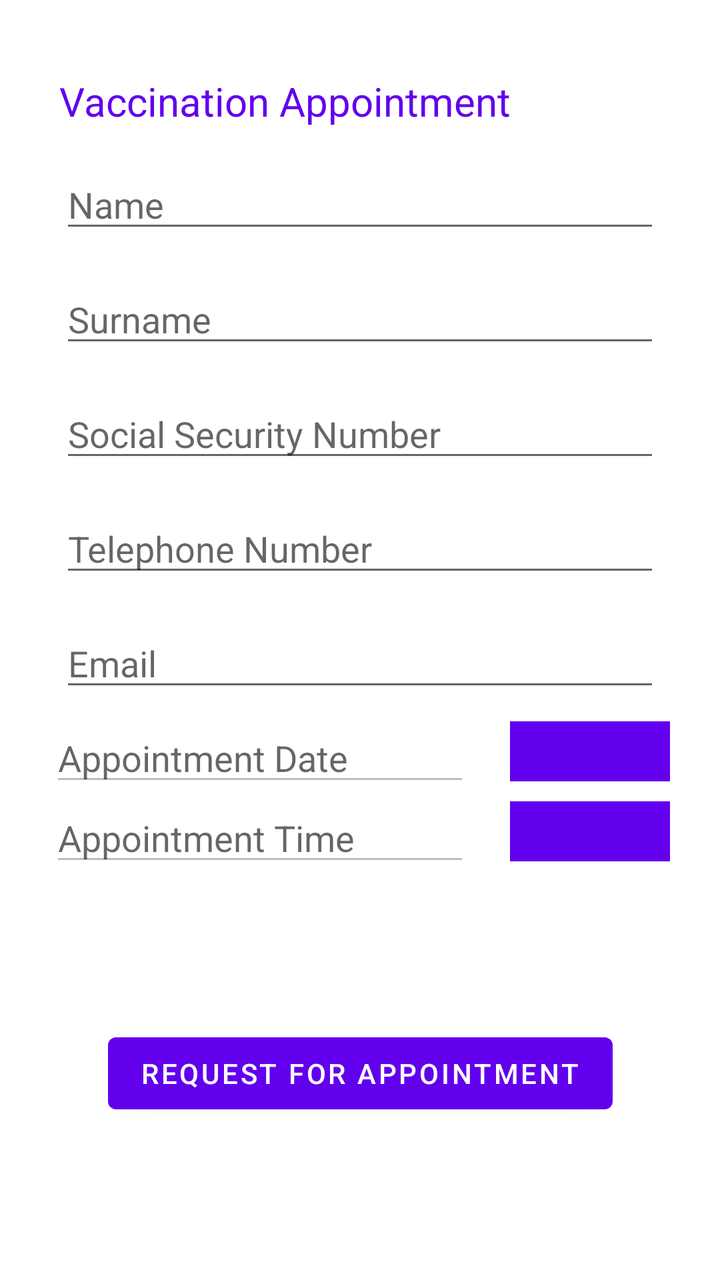
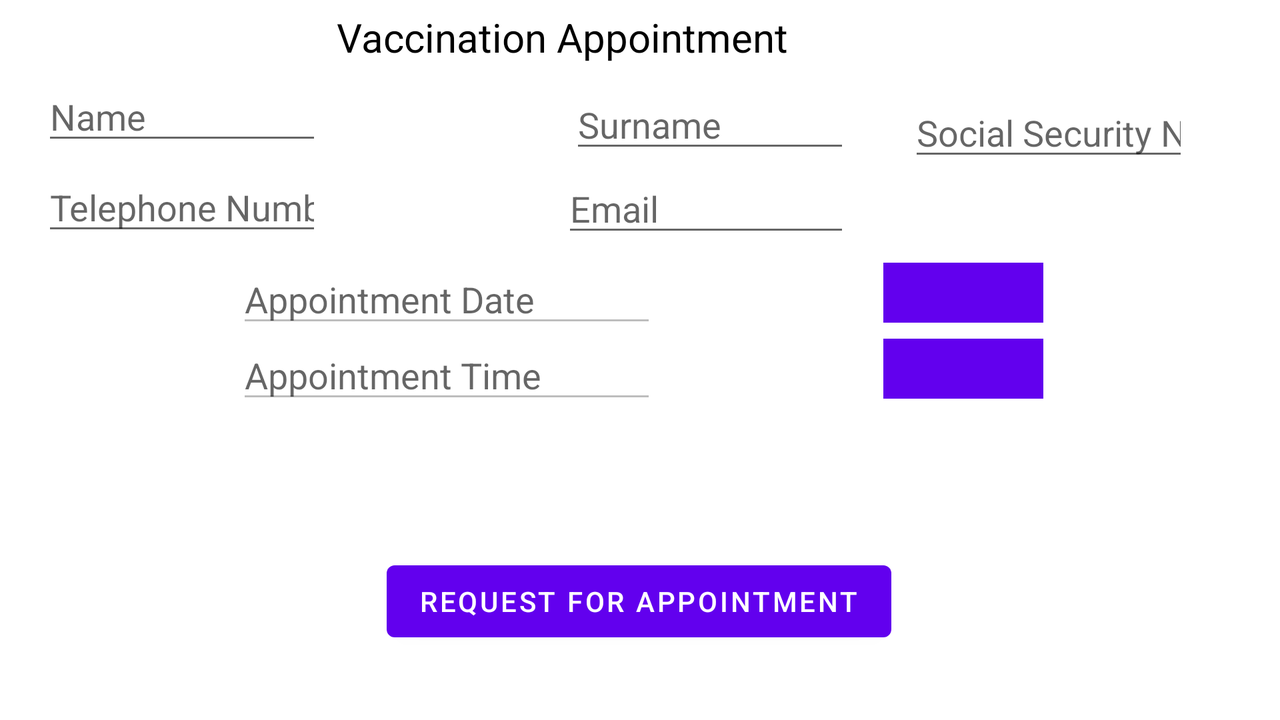

Compare how this app lays out the same screen by default and in its alternative resource folder. The renders come first, then the two layout files and the values they reference.
<!-- AndroidManifest.xml: application theme Theme.NationalVaccinationAgency -->
<!-- res/layout/fragment_vaccination_appointment.xml -->
<?xml version="1.0" encoding="utf-8"?>
<androidx.constraintlayout.widget.ConstraintLayout
        xmlns:android="http://schemas.android.com/apk/res/android"
        xmlns:app="http://schemas.android.com/apk/res-auto"
        xmlns:tools="http://schemas.android.com/tools"
        android:layout_width="match_parent"
        android:layout_height="match_parent"
        android:padding="5dp"
        android:layout_marginTop="16dp"
        tools:context=".VaccinationAppointmentFragment"
>
    <TextView
            android:layout_width="300dp"
            android:layout_height="wrap_content"
            android:text="@string/appointment_heading"
            android:id="@+id/textView2"
            android:textSize="20sp"
            app:layout_constraintStart_toStartOf="parent"
            app:layout_constraintEnd_toEndOf="parent"
            app:layout_constraintTop_toTopOf="parent"
            android:layout_marginTop="16dp"
            android:textColor="@color/purple_500"
            app:layout_constraintHorizontal_bias="0.495"
    />
    <EditText
            android:layout_width="300dp"
            android:layout_height="wrap_content"
            android:hint="@string/name_appointment_form"
            android:inputType="text"
            android:id="@+id/personName"
            app:layout_constraintTop_toBottomOf="@+id/textView2"
            android:layout_marginTop="16dp" app:layout_constraintStart_toStartOf="parent"
            app:layout_constraintEnd_toEndOf="parent"/>
    <EditText
            android:layout_width="300dp"
            android:layout_height="wrap_content"
            android:inputType="text"
            android:hint="@string/surname_appointment_form"
            android:ems="10"
            android:id="@+id/personSurname"
            app:layout_constraintEnd_toEndOf="@+id/personName"
            app:layout_constraintStart_toStartOf="@+id/personName"
            app:layout_constraintHorizontal_bias="0.0"
            app:layout_constraintTop_toBottomOf="@+id/personName"
            android:layout_marginTop="16dp"
    />
    <EditText
            android:layout_width="300dp"
            android:layout_height="wrap_content"
            android:inputType="text"
            android:hint="@string/social_security_number_appointment_form"
            android:ems="10"
            android:id="@+id/personSocialSecurityNumber"
            app:layout_constraintStart_toStartOf="@+id/personSurname"
            app:layout_constraintEnd_toEndOf="@+id/personSurname"
            app:layout_constraintTop_toBottomOf="@+id/personSurname"
            android:layout_marginTop="16dp"
            app:layout_constraintHorizontal_bias="1.0"
    />
    <EditText
            android:layout_width="300dp"
            android:layout_height="wrap_content"
            android:inputType="phone"
            android:id="@+id/personTel"
            android:hint="@string/tel_appointment_form"
            android:ems="10"
            app:layout_constraintStart_toStartOf="@+id/personSocialSecurityNumber"
            app:layout_constraintEnd_toEndOf="@+id/personSocialSecurityNumber"
            app:layout_constraintTop_toBottomOf="@+id/personSocialSecurityNumber"
            android:layout_marginTop="16dp"
            app:layout_constraintHorizontal_bias="0.0"
    />
    <EditText
            android:layout_width="300dp"
            android:layout_height="wrap_content"
            android:inputType="textEmailAddress"
            android:ems="10"
            android:id="@+id/personEmail"
            android:hint="@string/email_appointment_form"
            app:layout_constraintStart_toStartOf="@+id/personTel"
            app:layout_constraintEnd_toEndOf="@+id/personTel"
            app:layout_constraintTop_toBottomOf="@+id/personTel"
            android:layout_marginTop="16dp"
            app:layout_constraintHorizontal_bias="0.0"/>
    <ImageButton
            android:layout_width="80dp"
            android:layout_height="30dp"
            android:background="@color/purple_500"
            android:src="@drawable/ic_baseline_date_range_24"
            android:id="@+id/change_date_btn"
            app:layout_constraintTop_toTopOf="@+id/appointment_date"
            app:layout_constraintStart_toEndOf="@+id/appointment_date"
            app:layout_constraintEnd_toEndOf="parent"
            android:layout_marginTop="4dp"
    />
    <EditText
            android:layout_width="wrap_content"
            android:layout_height="wrap_content"
            android:inputType="date"
            android:ems="10"
            android:hint="@string/date_appointment_form"
            android:id="@+id/appointment_date"
            app:layout_constraintStart_toStartOf="parent"
            app:layout_constraintEnd_toStartOf="@+id/change_date_btn"
            app:layout_constraintTop_toBottomOf="@+id/personEmail"
            android:layout_marginTop="6dp"
            android:textSize="18sp"
            app:layout_constraintHorizontal_bias="0.451"
            android:focusable="false"
            android:enabled="false"
    />
    <EditText
            android:layout_width="wrap_content"
            android:layout_height="wrap_content"
            android:inputType="time"
            android:hint="@string/time_appointment_form"
            android:ems="10"
            android:id="@+id/appointment_time"
            app:layout_constraintStart_toStartOf="parent"
            app:layout_constraintEnd_toStartOf="@+id/change_time_btn"
            app:layout_constraintTop_toBottomOf="@+id/change_date_btn"
            android:layout_marginTop="6dp"
            android:textSize="18sp"
            app:layout_constraintHorizontal_bias="0.336"
            android:focusable="false"
            android:enabled="false"
    />
    <ImageButton
            android:layout_width="80dp"
            android:layout_height="30dp"
            android:id="@+id/change_time_btn"
            android:background="@color/purple_500"
            android:src="@drawable/ic_baseline_access_time_24"
            app:layout_constraintTop_toTopOf="@+id/appointment_time"
            app:layout_constraintEnd_toEndOf="parent"
            app:layout_constraintStart_toEndOf="@+id/appointment_time"
            android:layout_marginTop="4dp"
    />
    <Button
            android:text="@string/btn_appointment_form"
            android:layout_width="wrap_content"
            android:layout_height="wrap_content"
            android:id="@+id/btn_make_appointment"
            app:layout_constraintStart_toStartOf="parent"
            app:layout_constraintEnd_toEndOf="parent"
            app:layout_constraintTop_toBottomOf="@+id/appointment_time"
            app:layout_constraintBottom_toBottomOf="parent"
    />


</androidx.constraintlayout.widget.ConstraintLayout>
<!-- resources referenced by this layout -->
<resources>
  <color name="purple_500">#FF6200EE</color>
  <string name="appointment_heading">Vaccination Appointment</string>
  <string name="btn_appointment_form">Request for appointment</string>
  <string name="date_appointment_form">Appointment Date</string>
  <string name="email_appointment_form">Email</string>
  <string name="name_appointment_form">Name</string>
  <string name="social_security_number_appointment_form">Social Security Number</string>
  <string name="surname_appointment_form">Surname</string>
  <string name="tel_appointment_form">Telephone Number</string>
  <string name="time_appointment_form">Appointment Time</string>
  <style name="Theme.NationalVaccinationAgency" parent="Theme.MaterialComponents.DayNight.NoActionBar">
          
          <item name="colorPrimary">@color/purple_500</item>
          <item name="colorPrimaryVariant">@color/purple_700</item>
          <item name="colorOnPrimary">@color/white</item>
          
          <item name="colorSecondary">@color/teal_200</item>
          <item name="colorSecondaryVariant">@color/teal_700</item>
          <item name="colorOnSecondary">@color/black</item>
          
          <item name="android:statusBarColor" tools:targetApi="l">?attr/colorPrimaryVariant</item>
          
      </style>
  <color name="purple_700">#FF3700B3</color>
  <color name="white">#FFFFFFFF</color>
  <color name="teal_200">#FF03DAC5</color>
  <color name="teal_700">#FF018786</color>
  <color name="black">#FF000000</color>
</resources>
<!-- res/layout-land/fragment_vaccination_appointment.xml (the repository's variant of the layout above) -->
<!-- drawn on the phone turned sideways -->
<?xml version="1.0" encoding="utf-8"?>
<androidx.constraintlayout.widget.ConstraintLayout
        xmlns:android="http://schemas.android.com/apk/res/android"
        xmlns:app="http://schemas.android.com/apk/res-auto"
        xmlns:tools="http://schemas.android.com/tools"
        android:layout_width="match_parent"
        android:layout_height="match_parent"
        android:padding="5dp"
        tools:context=".VaccinationAppointmentFragment"
>
    <TextView
            android:layout_width="300dp"
            android:layout_height="wrap_content"
            android:text="@string/appointment_heading"
            android:id="@+id/textView2"
            android:textSize="20sp"
            app:layout_constraintStart_toStartOf="parent"
            app:layout_constraintEnd_toEndOf="parent"
            app:layout_constraintTop_toTopOf="parent"
            android:textColor="@color/black"
            app:layout_constraintHorizontal_bias="0.495"/>
    <EditText
            android:layout_width="140dp"
            android:layout_height="wrap_content"
            android:hint="@string/name_appointment_form"
            android:inputType="text"
            android:id="@+id/personName"
            app:layout_constraintTop_toBottomOf="@+id/textView2"
            android:layout_marginTop="4dp"
            android:layout_marginLeft="16dp"
            app:layout_constraintStart_toStartOf="parent"
            app:layout_constraintEnd_toStartOf="@+id/personSurname"/>
    <EditText
            android:layout_width="140dp"
            android:layout_height="wrap_content"
            android:inputType="text"
            android:hint="@string/surname_appointment_form"
            android:ems="10"
            android:id="@+id/personSurname"
            app:layout_constraintTop_toTopOf="@+id/personName"
            app:layout_constraintStart_toEndOf="@+id/personName"
            android:layout_marginLeft="124dp"
            android:layout_marginTop="4dp"
            android:layout_marginStart="124dp"
    />
    <EditText
            android:layout_width="140dp"
            android:layout_height="wrap_content"
            android:inputType="text"
            android:hint="@string/social_security_number_appointment_form"
            android:ems="10"
            android:id="@+id/personSocialSecurityNumber"
            app:layout_constraintStart_toEndOf="@+id/personSurname"
            app:layout_constraintEnd_toEndOf="parent"
            app:layout_constraintTop_toTopOf="@+id/personSurname"
            android:layout_marginTop="4dp"
            app:layout_constraintHorizontal_bias="0.417"
    />
    <EditText
            android:layout_width="140dp"
            android:layout_height="wrap_content"
            android:inputType="phone"
            android:id="@+id/personTel"
            android:hint="@string/tel_appointment_form"
            android:ems="10"
            android:layout_marginLeft="16dp"
            app:layout_constraintTop_toBottomOf="@+id/personName"
            android:layout_marginTop="4dp"
            app:layout_constraintStart_toStartOf="parent"
    />
    <EditText
            android:layout_width="144dp"
            android:layout_height="38dp"
            android:inputType="textEmailAddress"
            android:ems="10"
            android:id="@+id/personEmail"
            android:hint="@string/email_appointment_form"
            app:layout_constraintStart_toEndOf="@+id/personTel"
            app:layout_constraintTop_toTopOf="@+id/personTel"
            android:layout_marginLeft="44dp"
            android:layout_marginStart="44dp"
            app:layout_constraintEnd_toEndOf="@+id/personSurname"
            android:layout_marginTop="4dp"
            app:layout_constraintHorizontal_bias="1.0"/>
    <ImageButton
            android:layout_width="80dp"
            android:layout_height="30dp"
            android:background="@color/purple_500"
            android:src="@drawable/ic_baseline_date_range_24"
            android:id="@+id/change_date_btn"
            app:layout_constraintTop_toTopOf="@+id/appointment_date"
            app:layout_constraintStart_toEndOf="@+id/appointment_date"
            app:layout_constraintEnd_toEndOf="parent"
            android:layout_marginTop="4dp"
    />
    <EditText
            android:layout_width="wrap_content"
            android:layout_height="wrap_content"
            android:inputType="date"
            android:ems="10"
            android:hint="@string/date_appointment_form"
            android:id="@+id/appointment_date"
            app:layout_constraintStart_toStartOf="parent"
            app:layout_constraintEnd_toStartOf="@+id/change_date_btn"
            app:layout_constraintTop_toBottomOf="@+id/personEmail"
            android:layout_marginTop="4dp"
            app:layout_constraintHorizontal_bias="0.451"
            android:focusable="false"
            android:enabled="false"
    />
    <EditText
            android:layout_width="wrap_content"
            android:layout_height="wrap_content"
            android:inputType="time"
            android:hint="@string/time_appointment_form"
            android:ems="10"
            android:id="@+id/appointment_time"
            app:layout_constraintStart_toStartOf="parent"
            app:layout_constraintEnd_toStartOf="@+id/change_time_btn"
            app:layout_constraintTop_toBottomOf="@+id/change_date_btn"
            android:layout_marginTop="4dp"
            app:layout_constraintHorizontal_bias="0.336"
            android:focusable="false"
            android:enabled="false"
    />
    <ImageButton
            android:layout_width="80dp"
            android:layout_height="30dp"
            android:id="@+id/change_time_btn"
            android:background="@color/purple_500"
            android:src="@drawable/ic_baseline_access_time_24"
            app:layout_constraintTop_toTopOf="@+id/appointment_time"
            app:layout_constraintEnd_toEndOf="parent"
            app:layout_constraintStart_toEndOf="@+id/appointment_time"
            android:layout_marginTop="4dp"
    />
    <Button
            android:text="@string/btn_appointment_form"
            android:layout_width="wrap_content"
            android:layout_height="wrap_content"
            android:id="@+id/btn_make_appointment"
            app:layout_constraintStart_toStartOf="parent"
            app:layout_constraintEnd_toEndOf="parent"
            app:layout_constraintTop_toBottomOf="@+id/appointment_time"
            app:layout_constraintBottom_toBottomOf="parent"
            app:layout_constraintVertical_bias="0.698"
            app:layout_constraintHorizontal_bias="0.499"
    />


</androidx.constraintlayout.widget.ConstraintLayout>
<!-- resources referenced by the variant -->
<!-- as the phone turned sideways resolves them -->
<resources>
  <color name="black">#FF000000</color>
  <color name="purple_500">#FF6200EE</color>
  <string name="appointment_heading">Vaccination Appointment</string>
  <string name="btn_appointment_form">Request for appointment</string>
  <string name="date_appointment_form">Appointment Date</string>
  <string name="email_appointment_form">Email</string>
  <string name="name_appointment_form">Name</string>
  <string name="social_security_number_appointment_form">Social Security Number</string>
  <string name="surname_appointment_form">Surname</string>
  <string name="tel_appointment_form">Telephone Number</string>
  <string name="time_appointment_form">Appointment Time</string>
  <style name="Theme.NationalVaccinationAgency" parent="Theme.MaterialComponents.DayNight.NoActionBar">
          
          <item name="colorPrimary">@color/purple_500</item>
          <item name="colorPrimaryVariant">@color/purple_700</item>
          <item name="colorOnPrimary">@color/white</item>
          
          <item name="colorSecondary">@color/teal_200</item>
          <item name="colorSecondaryVariant">@color/teal_700</item>
          <item name="colorOnSecondary">@color/black</item>
          
          <item name="android:statusBarColor" tools:targetApi="l">?attr/colorPrimaryVariant</item>
          
      </style>
  <color name="purple_700">#FF3700B3</color>
  <color name="white">#FFFFFFFF</color>
  <color name="teal_200">#FF03DAC5</color>
  <color name="teal_700">#FF018786</color>
</resources>
